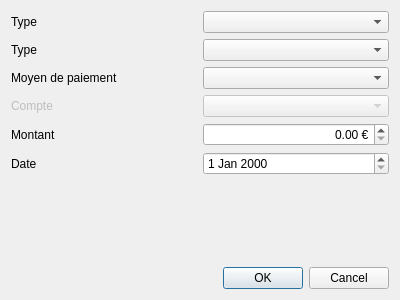
<?xml version="1.0" encoding="UTF-8"?>
<ui version="4.0">
 <class>TransactionDialog</class>
 <widget class="QDialog" name="TransactionDialog">
  <property name="geometry">
   <rect>
    <x>0</x>
    <y>0</y>
    <width>400</width>
    <height>300</height>
   </rect>
  </property>
  <property name="windowTitle">
   <string>Gain</string>
  </property>
  <layout class="QGridLayout" name="gridLayout">
   <item row="0" column="0">
    <layout class="QHBoxLayout" name="horizontalLayout">
     <item>
      <widget class="QLabel" name="m_income_label">
       <property name="text">
        <string>Type</string>
       </property>
      </widget>
     </item>
     <item>
      <widget class="QComboBox" name="m_income_box"/>
     </item>
    </layout>
   </item>
   <item row="2" column="0">
    <layout class="QHBoxLayout" name="horizontalLayout_3">
     <item>
      <widget class="QLabel" name="label_3">
       <property name="text">
        <string>Moyen de paiement</string>
       </property>
      </widget>
     </item>
     <item>
      <widget class="QComboBox" name="m_pay_box"/>
     </item>
    </layout>
   </item>
   <item row="3" column="0">
    <layout class="QHBoxLayout" name="horizontalLayout_4">
     <item>
      <widget class="QLabel" name="label_4">
       <property name="enabled">
        <bool>false</bool>
       </property>
       <property name="text">
        <string>Compte</string>
       </property>
      </widget>
     </item>
     <item>
      <widget class="QComboBox" name="m_comptes_box">
       <property name="enabled">
        <bool>false</bool>
       </property>
      </widget>
     </item>
    </layout>
   </item>
   <item row="4" column="0">
    <layout class="QHBoxLayout" name="horizontalLayout_2">
     <item>
      <widget class="QLabel" name="label_2">
       <property name="text">
        <string>Montant</string>
       </property>
      </widget>
     </item>
     <item>
      <widget class="QDoubleSpinBox" name="m_montant">
       <property name="alignment">
        <set>Qt::AlignRight|Qt::AlignTrailing|Qt::AlignVCenter</set>
       </property>
       <property name="suffix">
        <string> €</string>
       </property>
       <property name="maximum">
        <double>999999999.990000009536743</double>
       </property>
      </widget>
     </item>
    </layout>
   </item>
   <item row="7" column="0">
    <widget class="QDialogButtonBox" name="m_button_box">
     <property name="orientation">
      <enum>Qt::Horizontal</enum>
     </property>
     <property name="standardButtons">
      <set>QDialogButtonBox::Cancel|QDialogButtonBox::Ok</set>
     </property>
    </widget>
   </item>
   <item row="6" column="0">
    <widget class="QLabel" name="m_error_label">
     <property name="text">
      <string/>
     </property>
    </widget>
   </item>
   <item row="1" column="0">
    <layout class="QHBoxLayout" name="horizontalLayout_5">
     <item>
      <widget class="QLabel" name="m_outcome_label">
       <property name="text">
        <string>Type</string>
       </property>
      </widget>
     </item>
     <item>
      <widget class="QComboBox" name="m_outcome_box"/>
     </item>
    </layout>
   </item>
   <item row="5" column="0">
    <layout class="QHBoxLayout" name="horizontalLayout_6">
     <item>
      <widget class="QLabel" name="label">
       <property name="text">
        <string>Date</string>
       </property>
      </widget>
     </item>
     <item>
      <widget class="QDateEdit" name="m_date_edit"/>
     </item>
    </layout>
   </item>
  </layout>
 </widget>
 <resources/>
 <connections>
  <connection>
   <sender>m_button_box</sender>
   <signal>accepted()</signal>
   <receiver>TransactionDialog</receiver>
   <slot>onAcceptButtonClicked()</slot>
   <hints>
    <hint type="sourcelabel">
     <x>248</x>
     <y>254</y>
    </hint>
    <hint type="destinationlabel">
     <x>157</x>
     <y>274</y>
    </hint>
   </hints>
  </connection>
  <connection>
   <sender>m_button_box</sender>
   <signal>rejected()</signal>
   <receiver>TransactionDialog</receiver>
   <slot>reject()</slot>
   <hints>
    <hint type="sourcelabel">
     <x>316</x>
     <y>260</y>
    </hint>
    <hint type="destinationlabel">
     <x>286</x>
     <y>274</y>
    </hint>
   </hints>
  </connection>
  <connection>
   <sender>m_pay_box</sender>
   <signal>currentIndexChanged(int)</signal>
   <receiver>TransactionDialog</receiver>
   <slot>enableCompteBox(int)</slot>
   <hints>
    <hint type="sourcelabel">
     <x>296</x>
     <y>102</y>
    </hint>
    <hint type="destinationlabel">
     <x>199</x>
     <y>149</y>
    </hint>
   </hints>
  </connection>
  <connection>
   <sender>m_montant</sender>
   <signal>valueChanged(double)</signal>
   <receiver>TransactionDialog</receiver>
   <slot>onSpinBoxEdit()</slot>
   <hints>
    <hint type="sourcelabel">
     <x>296</x>
     <y>170</y>
    </hint>
    <hint type="destinationlabel">
     <x>199</x>
     <y>149</y>
    </hint>
   </hints>
  </connection>
 </connections>
 <slots>
  <slot>enableCompteBox(int)</slot>
  <slot>onSpinBoxEdit()</slot>
  <slot>onAcceptButtonClicked()</slot>
 </slots>
</ui>
